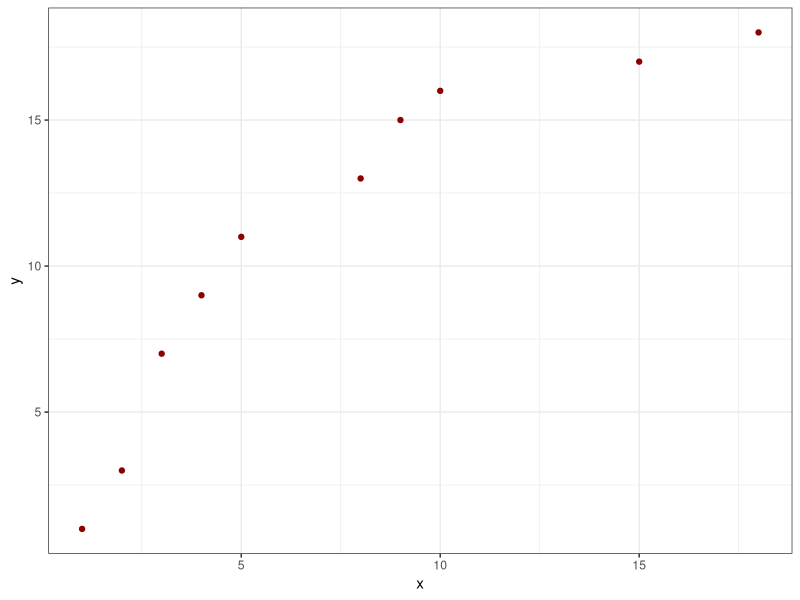
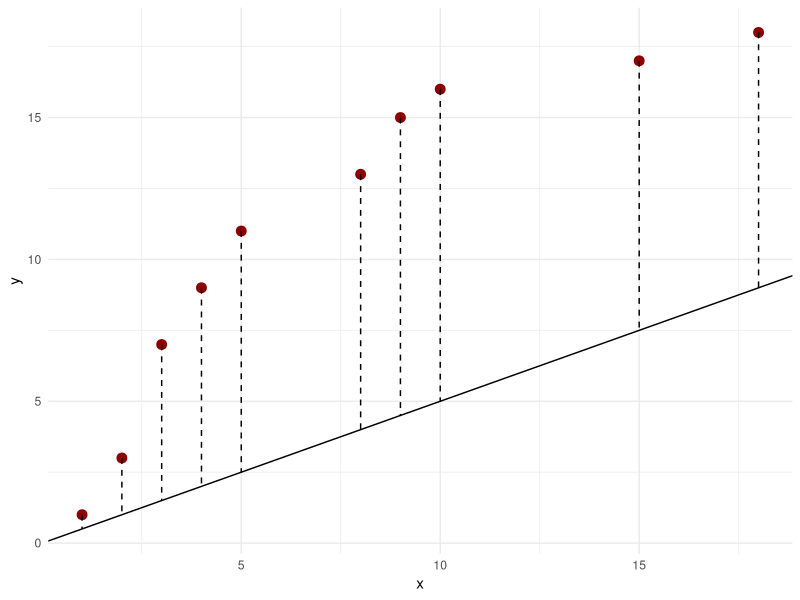
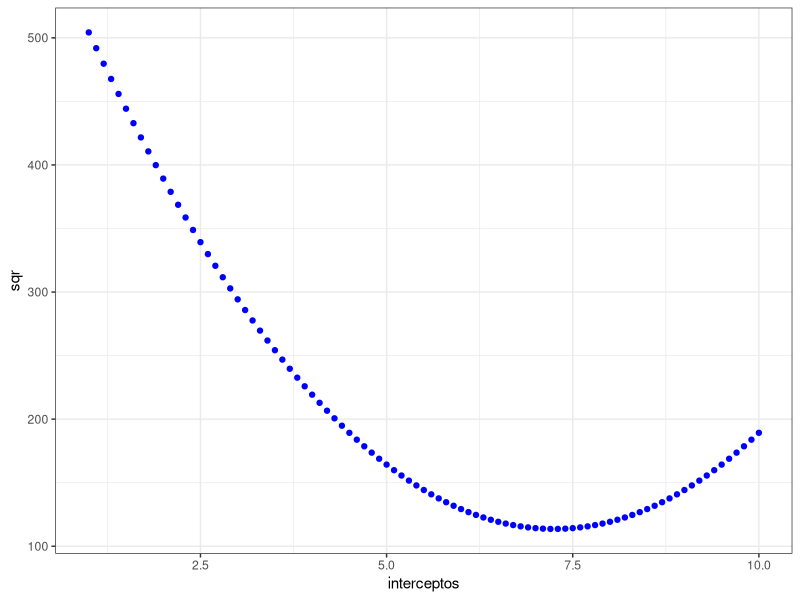
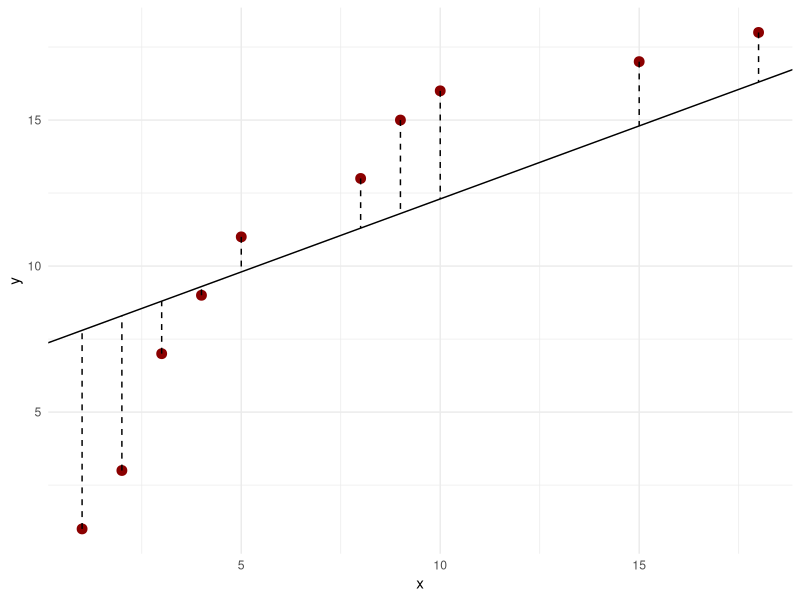
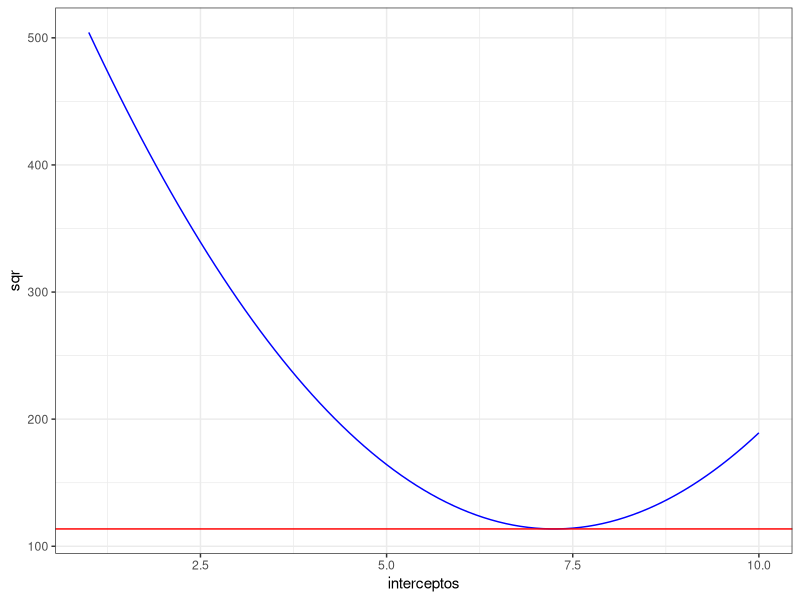

R code for these plots, in order:
## ---- chunk 1
library(tidyverse)
## ---- chunk 2
df <- tibble(x = c(1, 2, 3, 4, 5, 8, 9, 10, 15, 18), 
             y = c(1, 3, 7, 9, 11, 13, 15, 16, 17, 18))

df
## ---- chunk 3
df |> 
  ggplot(aes(x = x, y= y))+
  geom_point(color = "darkred")+
  theme_bw()
## ---- chunk 4
df <- df |> 
  mutate(preditos = x*.5+0)## Adicionar zero é desnecessário, mas para fins didáticos funciona bem.

df
## ---- chunk 5
df |> 
  ggplot(aes(x = x, y= y))+
  geom_point(color = "darkred", size = 3)+
  geom_abline(intercept = 0, slope = 0.5)+
  geom_segment(aes(xend = x, yend = preditos), linetype = "dashed")+
  theme_minimal()
## ---- chunk 6
interceptos <- seq(1,10, by = .1) ## Gera interceptos

## ---- chunk 7
preditos <- interceptos |> 
            map(~{
              
              df$x*.5 + .x
              
            })

head(preditos) ## Visualizando os primeiros 

## ---- chunk 8
residuos <- preditos |> 
           map(~{
             df$y - .x
           })
head(residuos) ## Visualizando os primeiros
## ---- chunk 9
qr <-  residuos |> 
       map(~.x^2)

head(qr) ## visualização dos primeiros resíduos
## ---- chunk 10
sqr <- qr |> 
  map_dbl(sum)
## ---- chunk 11
menor_sqr <- min(sqr) 

posicao <- which.min(sqr) ### Em que posição está o menor SQR?


## ---- chunk 12
melhor_intercepto <- interceptos[64] ## Usa essa posição para pegar o melhor intercepto
melhor_intercepto
## ---- chunk 13
dd <- tibble(sqr = sqr, 
             interceptos = interceptos)

dd |> 
  ggplot(aes(x = interceptos, y = sqr))+
  geom_point(color = "blue") +
  theme_bw()
## ---- chunk 14
df |> 
  ggplot(aes(x = x, y= y))+
  geom_point(color = "darkred", size = 3)+
  geom_abline(intercept = 7.3, slope = 0.5)+
  geom_segment(aes(xend = x, yend = x*.5+7.3), linetype = "dashed")+
  theme_minimal()
## ---- chunk 15
dd |> 
  ggplot(aes(x = interceptos, y = sqr))+
  geom_line(color = "blue")+
  geom_abline(slope = 0, intercept = 113.65, color = "red")+
  theme_bw()
## ---- chunk 16
intercepto <- 0
m <- map2_dbl(df$x, df$y, ~{
  
  -2*(.y -(intercepto + 0.5*.x))
}) |> sum()
## ---- chunk 17
ni <- intercepto - m*0.01
## ---- chunk 18
m <- map2_dbl(df$x, df$y, ~{
  
  -2*(.y -(ni + 0.5*.x))
}) |> sum()
## ---- chunk 19

## Definimos os valores iniciais do intercepto como zero e da inclinação como 0.5 (essa inclinação é o parâmetro beta da regressão linear. Não confunda com m, que é a inclinação da reta tangente à função de perda).

fi  <- function(x, y, slope_i = 0.5, intercept = 0, ta = 0.01, m_final = 0.0009){
 

 for (i in 1:1000) {
    
   m <-  purrr::map2_dbl(x,y, ~{
     
  -2*(.y -(intercept + slope_i*.x)) ## Derivada do quadrado do resíduo em relação ao intercepto
  
   }) |> 
     sum()
  
   ### Como m pode ser negativo, comparamos o valor absoluto com o m_final
   
   if (abs(m) <= m_final){
     
     return(intercept)
   }
   
  intercept <- intercept - m*ta
  
 }
 return(intercept) 
}

## ---- chunk 20
fi(df$x, df$y)
## ---- chunk 21
slope <- 0.5
intercepto <- 0
m <- map2_dbl(df$x, df$y, ~{
  
  -2*.x*(.y -(intercepto + slope*.x))
}) |> sum()
## ---- chunk 22

gd  <- function(x, y, slope = 0.5, intercept = 0, ta = 0.001, m_final = 0.0009){
  
  
  for (i in 1:1000) {
    
    m_intercept <-  purrr::map2_dbl(x,y, ~{
      
      -2*(.y -(intercept + slope*.x)) ## Derivada do quadrado do resíduo em relação ao intercepto
      
      
    }) |> 
      sum()
    
    m_inclinacao <-  purrr::map2_dbl(x,y, ~{
      
      -2*.x*(.y -(intercept + slope*.x)) ## Derivada do quadrado do resíduo em relação à inclinação
      
    }) |> 
      sum()
    
    
    if (abs(m_intercept) <= m_final){
      
      return(list(intercept = intercept, slope = slope))
    }
    
    intercept <- intercept - m_intercept*ta
    
    slope <- slope - m_inclinacao*ta
    
  }
  return(list(intercept = intercept, slope = slope))
}

## ---- chunk 23
gd(df$x, df$y)
## ---- chunk 24
lm(y~x, data= df)
